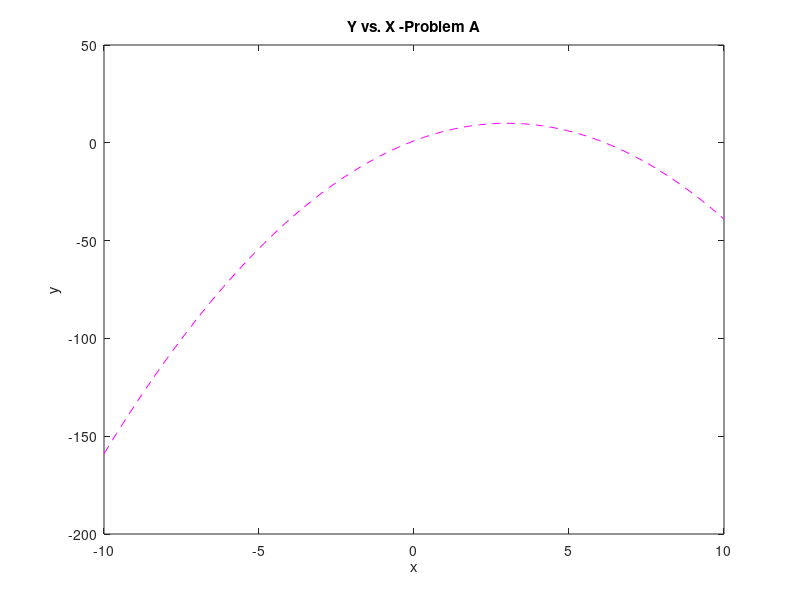
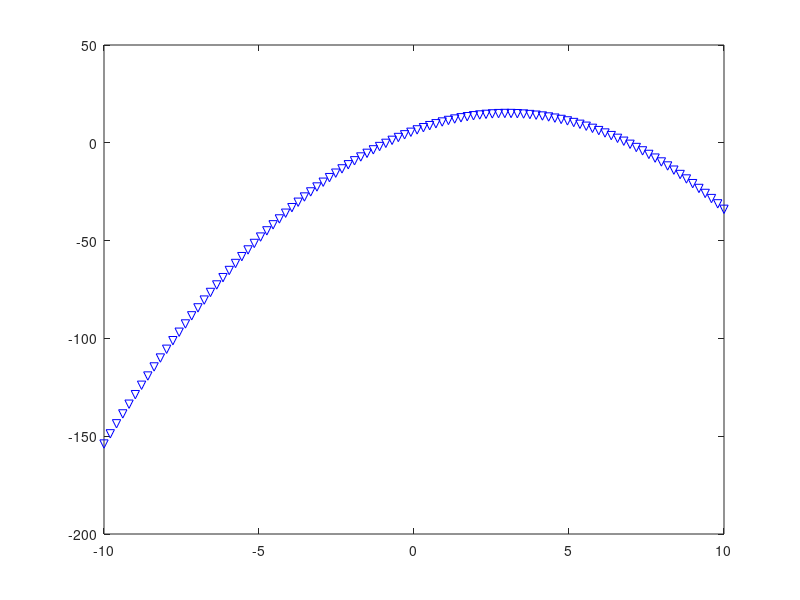
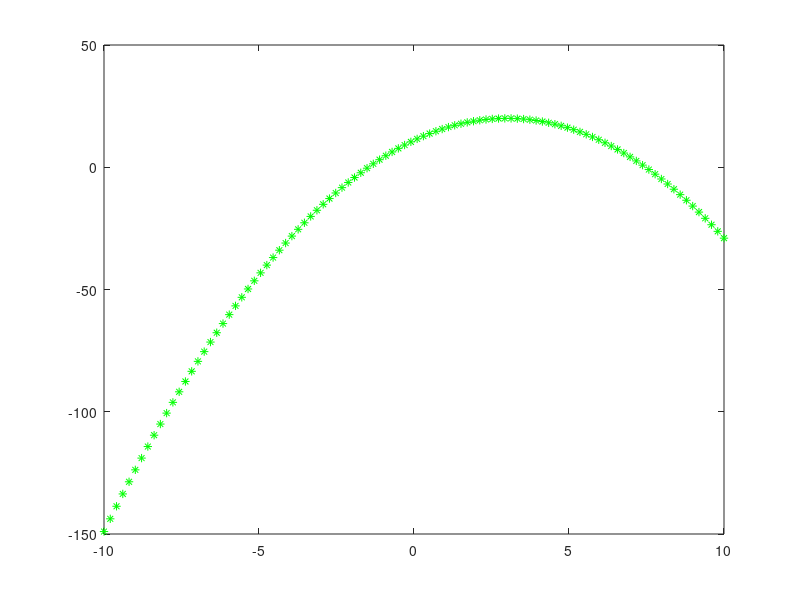

MATLAB code to generate these figures, in order:

x = linspace(-10,10);
y1 = (-(x-3).^2)+10;
y2 = (-(x-3).^2)+15;
y3 = (-(x-3).^2)+20;

figure(1)
plot(x,y1,'--m','MarkerFaceColor','m','MarkerSize',10)
xlabel('x'),ylabel('y'),title('Y vs. X -Problem A')
hold on

figure(2)
plot(x,y2,'bv')
figure(3)
plot(x,y3,'g*');
